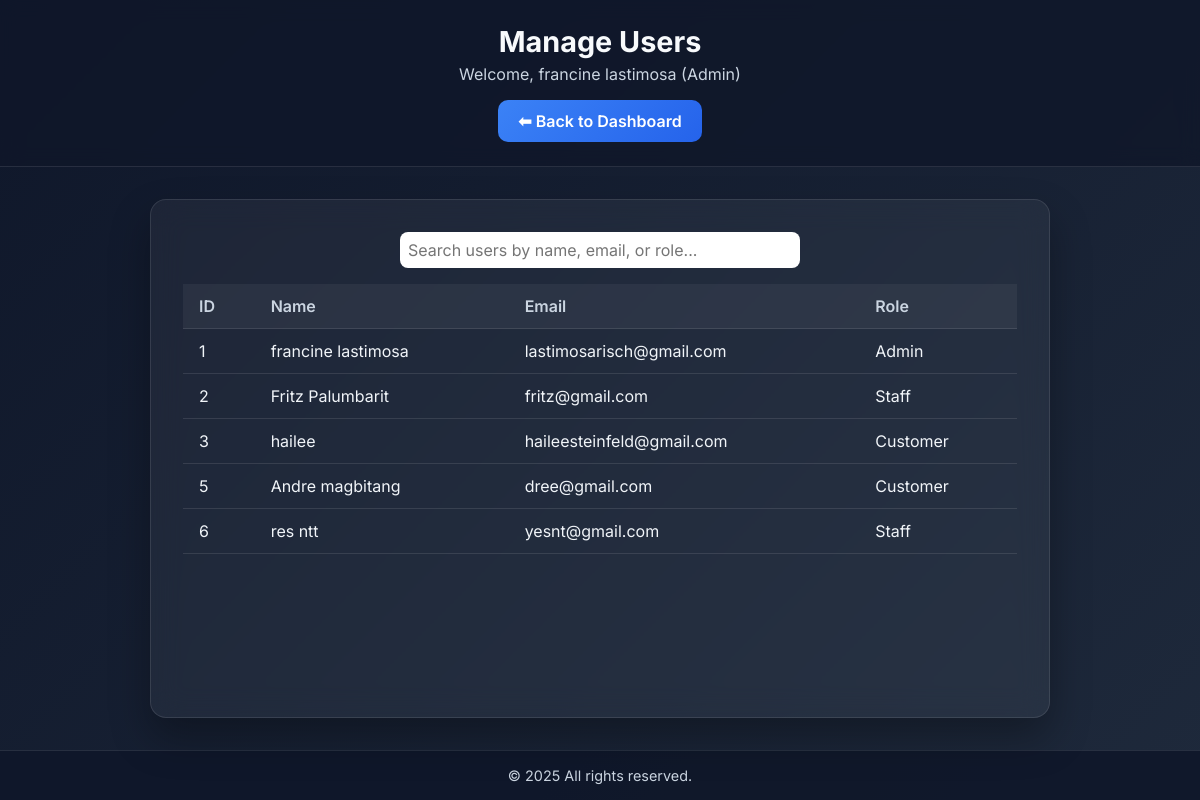
The page /accounts_management.php (signed in) on the database its author committed.
### tables this page shows
CREATE TABLE `users` (
  `id` int(11) NOT NULL,
  `name` varchar(255) DEFAULT NULL,
  `email` varchar(255) DEFAULT NULL,
  `password` varchar(255) DEFAULT NULL,
  `role` enum('admin','staff','customer') DEFAULT 'customer'
);

### accounts_management.php (the view, shortened to what this page needs)
<?php
include 'db_connect.php';
$user_id = $_SESSION['user_id'];
$stmt = $pdo->prepare("SELECT name, role FROM users WHERE id = ?");
$stmt->execute([$user_id]);
$user = $stmt->fetch(PDO::FETCH_ASSOC);
$name = htmlspecialchars($user['name']);
$role = htmlspecialchars($user['role']);
$stmt = $pdo->query("SELECT id, name, email, role FROM users ORDER BY id ASC");
$users = $stmt->fetchAll(PDO::FETCH_ASSOC);
?>
<!DOCTYPE html>
<html lang="en">
<head>
</head>
<body>
    <header>
        <h1>Manage Users</h1>
        <p>Welcome, <?= $name ?> (<?= ucfirst($role) ?>)</p>
        <a href="admin_dashboard.php" class="back-btn">⬅ Back to Dashboard</a>
    </header>
    <main>
        <div class="container">
            <div class="search-bar">
                <input type="text" id="searchInput" class="search-input" placeholder="Search users by name, email, or role...">
            </div>
            <table id="usersTable">
                <thead>
                    <tr>
                        <th>ID</th>
                        <th>Name</th>
                        <th>Email</th>
                        <th>Role</th>
                    </tr>
                </thead>
                <tbody>
                    <?php foreach ($users as $user): ?>
                    <tr>
                        <td><?= htmlspecialchars($user['id']) ?></td>
                        <td><?= htmlspecialchars($user['name']) ?></td>
                        <td><?= htmlspecialchars($user['email']) ?></td>
                        <td><?= htmlspecialchars(ucfirst($user['role'])) ?></td>
                    </tr>
                    <?php endforeach; ?>
                </tbody>
            </table>
        </div>
    </main>
    <footer>
        &copy; <?= date("Y") ?> All rights reserved.
    </footer>
</body>
</html>

### accounts_management.php (style rules this page uses)
* { box-sizing: border-box; font-family: 'Inter', sans-serif; margin: 0; padding: 0; }
body { background: linear-gradient(135deg, #0f172a, #1e293b); color: #f8fafc; min-height: 100vh; display: flex; flex-direction: column; }
header { background: rgba(15, 23, 42, 0.8); backdrop-filter: blur(10px); border-bottom: 1px solid rgba(255,255,255,0.1); padding: 1.5rem 2rem; text-align: center; }
header h1 { font-size: 1.8rem; font-weight: 700; }
header p { font-size: 1rem; color: #cbd5e1; margin-top: 0.3rem; }
.back-btn { display: inline-block; margin-top: 1rem; background: linear-gradient(135deg, #3b82f6, #2563eb); color: #fff; padding: 0.7rem 1.3rem; border-radius: 10px; text-decoration: none; font-weight: 600; transition: 0.3s; }
main { flex: 1; display: flex; justify-content: center; padding: 2rem; }
.container { width: 95%; max-width: 900px; background: rgba(255,255,255,0.05); border: 1px solid rgba(255,255,255,0.1); border-radius: 16px; padding: 2rem; backdrop-filter: blur(15px); box-shadow: 0 20px 40px rgba(0,0,0,0.3); animation: fadeInUp 0.6s ease; }
.search-bar { margin-bottom: 1rem; text-align: center; }
.search-input { width: 80%; max-width: 400px; padding: 0.5rem; border-radius: 8px; border: none; font-size: 1rem; }
table { width: 100%; border-collapse: collapse; color: #f1f5f9; }
th, td { padding: 0.75rem 1rem; text-align: left; border-bottom: 1px solid rgba(255,255,255,0.1); }
th { background: rgba(255,255,255,0.05); color: #cbd5e1; font-weight: 600; }
footer { text-align: center; padding: 1rem; font-size: 0.9rem; color: #cbd5e1; background: rgba(15, 23, 42, 0.9); border-top: 1px solid rgba(255,255,255,0.1); }

### rows shown on the page
users: name "francine lastimosa", role "Admin", id "1", email "lastimosarisch@gmail.com"
users: id "2", name "Fritz Palumbarit", email "fritz@gmail.com", role "Staff"
users: id "3", name "hailee", email "haileesteinfeld@gmail.com", role "Customer"
users: id "5", name "Andre magbitang", email "dree@gmail.com", role "Customer"
users: id "6", name "res ntt", email "yesnt@gmail.com", role "Staff"
